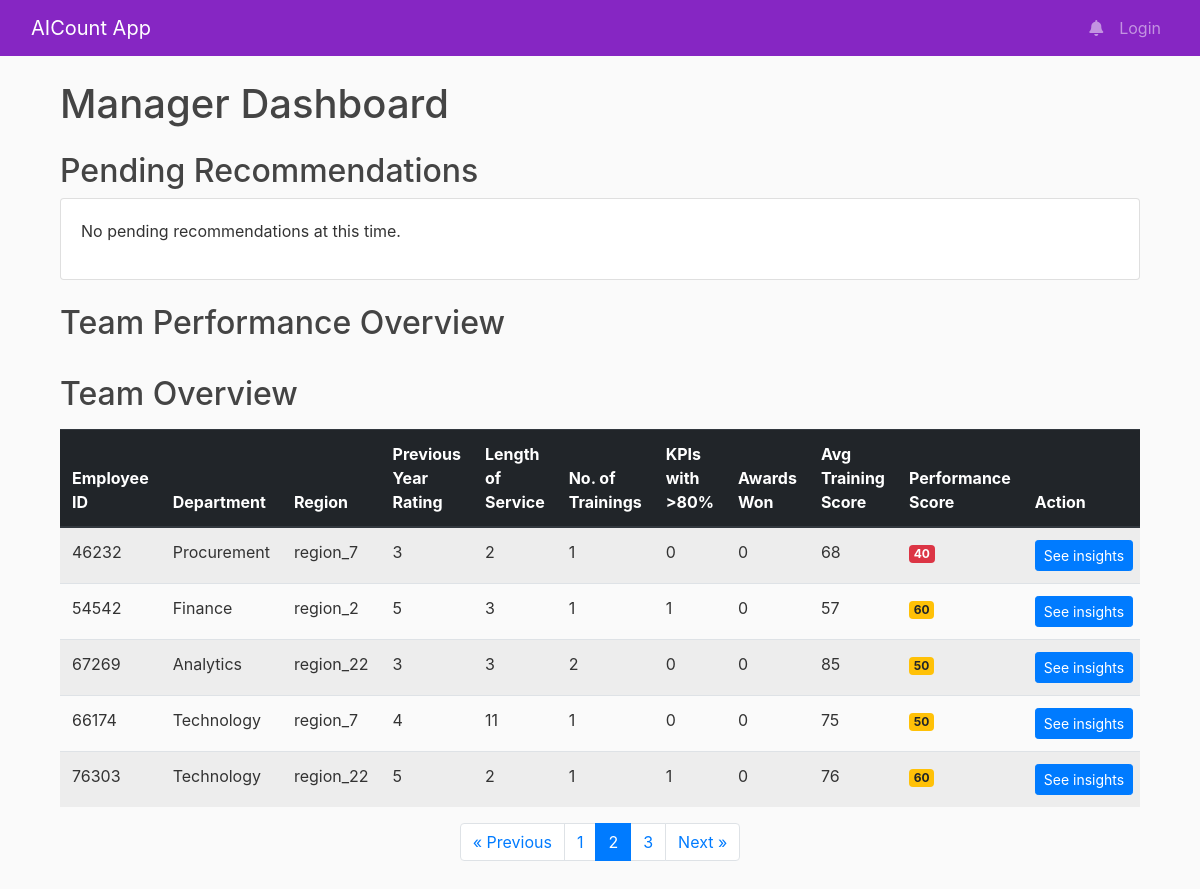
The app's page /manager_dashboard?page=2 with its own data.
### tables this page shows
CREATE TABLE employees (
        id INTEGER PRIMARY KEY,
        employee_id INTEGER,
        department TEXT,
        region TEXT,
        previous_year_rating INTEGER,
        length_of_service INTEGER,
        no_of_trainings INTEGER,
        KPIs_met_more_than_80 INTEGER,
        awards_won INTEGER,
        avg_training_score INTEGER,
        performance_score INTEGER
    );

### flaskblog/routes.py (the view)
@app.route('/manager_dashboard')
def manager_dashboard():
    page = request.args.get('page', 1, type=int)
    per_page = 5  # Number of employees per page
    start = (page - 1) * per_page
    end = start + per_page
    conn = get_db_connection()
    cursor = conn.cursor()
    cursor.execute('SELECT * FROM employees')
    employees = cursor.fetchall()
    total_employees = len(employees)
    total_pages = ceil(total_employees / per_page)
    page_range_start = max(1, page - 2)
    page_range_end = min(total_pages, page + 2)
    page_range = list(range(page_range_start, page_range_end + 1))
    employees = employees[start:end]  # Limit to current page
    team_plots = generate_team_plots()
    recent_updates = [
        {'author': 'Team Lead', 'author_avatar': 'sumit.jpeg', 'date_posted': '2024-07-24',
         'content': 'Project X milestone achieved!'},
    ]
    cursor.close()
    conn.close()
    pending_recommendations = get_pending_recommendations()
    return render_template('manager_dashboard.html',
                           title='Manager Dashboard',
                           employees=employees,
                           recent_updates=recent_updates,
                           page=page,
                           total_pages=total_pages,
                           page_range=page_range,
                           team_plots=team_plots,
                           pending_recommendations=pending_recommendations)

### flaskblog/routes.py (called while the page is built)
def get_db_connection():
    conn = sqlite3.connect(r'C:\Users\hussin.TRN\Desktop\ai_for_infosys_hr\AIthics\flaskblog.db')
    conn.row_factory = sqlite3.Row  # Access rows as dictionaries
    return conn

def get_pending_recommendations():
    conn = get_db_connection()
    cursor = conn.cursor()
    cursor.execute("SELECT * FROM recommendations WHERE status = 'Pending' ORDER BY timestamp DESC")
    recommendations = cursor.fetchall()
    conn.close()
    return recommendations

@app.teardown_appcontext
def close_connection(exception=None):
    conn = getattr(g, '_database', None)
    if conn is not None:
        conn.close()

### flaskblog/templates/manager_dashboard.html (shortened to what this page needs)
{% extends "layout.html" %}
{% block content %}
<div class="container-fluid mt-4">
    <h1 class="mb-4">Manager Dashboard</h1>
    <div class="row mb-4">
        <div class="col-12">
            <h2>Pending Recommendations</h2>
            <div class="card">
                <div class="card-body">
                    {% if pending_recommendations %}
                        <ul class="list-group">
                        {% for recommendation in pending_recommendations %}
                            <li class="list-group-item d-flex justify-content-between align-items-center">
                                <div>
                                    <h5 class="mb-1">
                                        {% if recommendation.status == 'Pending' and recommendation.id != recommendation.original_id %}
                                            <span class="badge badge-warning">Regenerated</span>
                                        {% endif %}
                                        New Goal for Employee {{ recommendation.employee_id }}
                                    </h5>
                                    <p class="mb-1">{{ recommendation.new_goal }}</p>
                                </div>
                                <a href="{{ url_for('view_recommendation', recommendation_id=recommendation.id) }}" class="btn btn-primary btn-sm">Review</a>
                            </li>
                        {% endfor %}
                        </ul>
                    {% else %}
                        <p>No pending recommendations at this time.</p>
                    {% endif %}
                </div>
            </div>
        </div>
    </div>
    <div class="row mb-4">
        <div class="col-12">
            <h2>Team Performance Overview</h2>
        </div>
    </div>
    <div class="row">
        <div class="col-md-12">
            <section class="mb-5">
                <h2 class="mb-3">Team Overview</h2>
                <div class="table-responsive">
                    <table class="table table-striped">
                        <thead class="thead-dark">
                            <tr>
                                <th>Employee ID</th>
                                <th>Department</th>
                                <th>Region</th>
                                <th>Previous Year Rating</th>
                                <th>Length of Service</th>
                                <th>No. of Trainings</th>
                                <th>KPIs with >80%</th>
                                <th>Awards Won</th>
                                <th>Avg Training Score</th>
                                <th>Performance Score</th>
                                <th>Action</th>
                            </tr>
                        </thead>
                        <tbody>
                            {% for employee in employees %}
                            <tr>
                                <td>{{ employee.employee_id }}</td>
                                <td>{{ employee.department }}</td>
                                <td>{{ employee.region }}</td>
                                <td>{{ employee.previous_year_rating }}</td>
                                <td>{{ employee.length_of_service }}</td>
                                <td>{{ employee.no_of_trainings }}</td>
                                <td>{{ employee.KPIs_met_more_than_80 }}</td>
                                <td>{{ employee.awards_won }}</td>
                                <td>{{ employee.avg_training_score }}</td>
                                <td>
                                    {% if employee.performance_score is not none %}
                                        <span class="badge
                                            {% if employee.performance_score >= 75 %}
                                                badge-success
                                            {% elif employee.performance_score >= 50 %}
                                                badge-warning
                                            {% else %}
                                                badge-danger
                                            {% endif %}">
                                            {{ employee.performance_score }}
                                        </span>
                                    {% else %}
                                        <span class="badge badge-secondary">No score</span>
                                    {% endif %}
                                </td>
                                <td>
                                    <button class="btn btn-primary btn-sm" onclick="get_insights('{{ employee.employee_id }}')">See insights</button>
                                </td>
                            </tr>
                            {% endfor %}
                        </tbody>
                    </table>
                </div>
                <nav aria-label="Page navigation">
                    <ul class="pagination justify-content-center">
                        {% if page > 1 %}
                        <li class="page-item">
                            <a class="page-link" href="{{ url_for('manager_dashboard', page=page-1) }}">&laquo; Previous</a>
                        </li>
                        {% endif %}
                        {% for p in page_range %}
                        <li class="page-item {% if p == page %}active{% endif %}">
                            <a class="page-link" href="{{ url_for('manager_dashboard', page=p) }}">{{ p }}</a>
                        </li>
                        {% endfor %}
                        {% if page < total_pages %}
                        <li class="page-item">
                            <a class="page-link" href="{{ url_for('manager_dashboard', page=page+1) }}">Next &raquo;</a>
                        </li>
                        {% endif %}
                    </ul>
                </nav>
            </section>
        </div>
    </div>
</div>
{% endblock %}

### flaskblog/static/main.css (style rules this page uses)
body { background: #fafafa; color: #333333; margin-top: 5rem; }
h1, h2, h3, h4, h5, h6 { color: #444444; }

### records on screen
employees: employee_id "46232", department "Procurement", region "region_7", previous_year_rating "3", length_of_service "2", no_of_trainings "1", KPIs_met_more_than_80 "0", awards_won "0", avg_training_score "68", performance_score "40"
employees: employee_id "54542", department "Finance", region "region_2", previous_year_rating "5", length_of_service "3", no_of_trainings "1", KPIs_met_more_than_80 "1", awards_won "0", avg_training_score "57", performance_score "60"
employees: employee_id "67269", department "Analytics", region "region_22", previous_year_rating "3", length_of_service "3", no_of_trainings "2", KPIs_met_more_than_80 "0", awards_won "0", avg_training_score "85", performance_score "50"
employees: employee_id "66174", department "Technology", region "region_7", previous_year_rating "4", length_of_service "11", no_of_trainings "1", KPIs_met_more_than_80 "0", awards_won "0", avg_training_score "75", performance_score "50"
employees: employee_id "76303", department "Technology", region "region_22", previous_year_rating "5", length_of_service "2", no_of_trainings "1", KPIs_met_more_than_80 "1", awards_won "0", avg_training_score "76", performance_score "60"

### other values on screen
{{ p }} "1" "2" "3"
